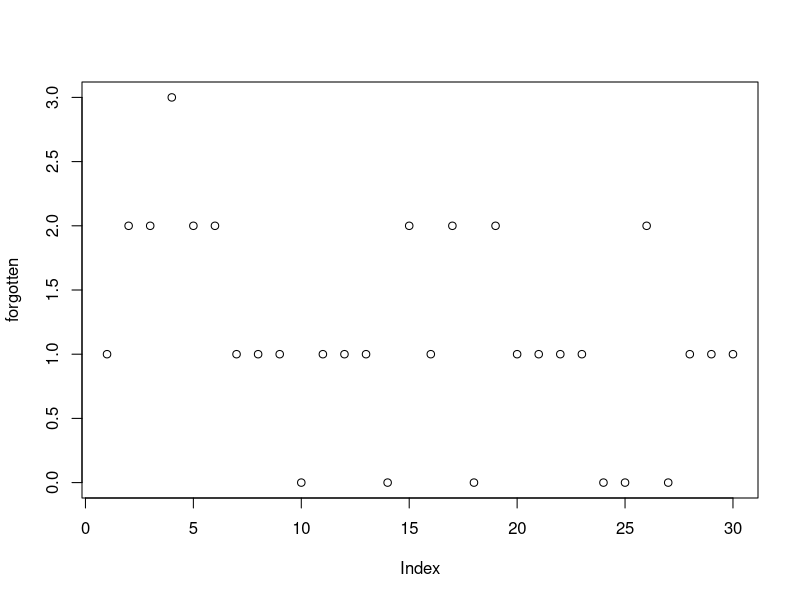
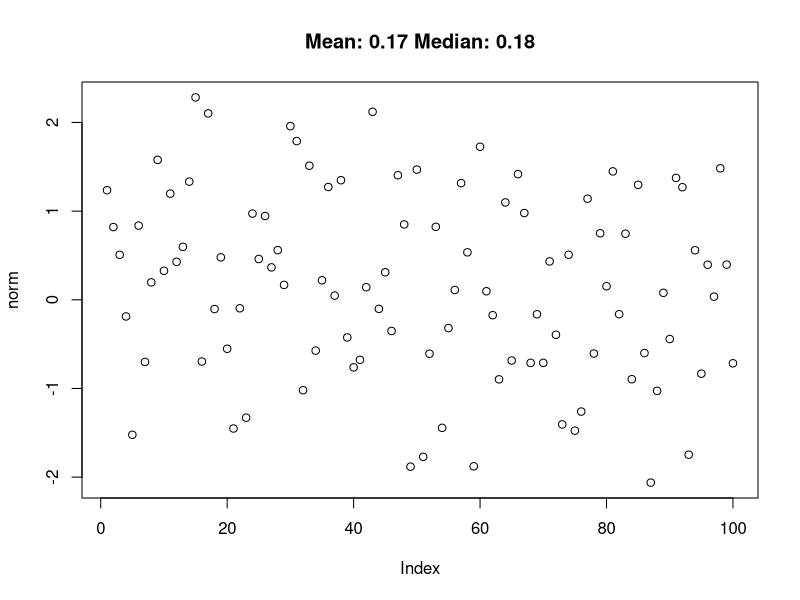
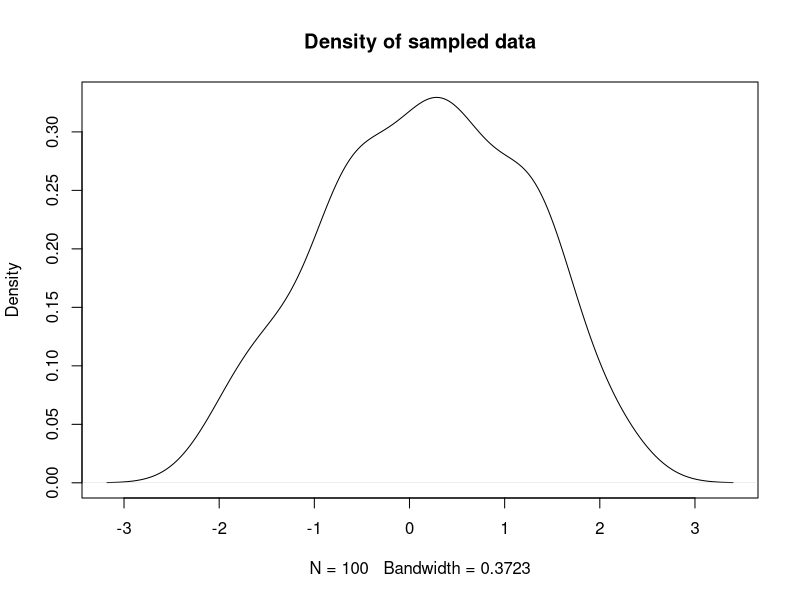
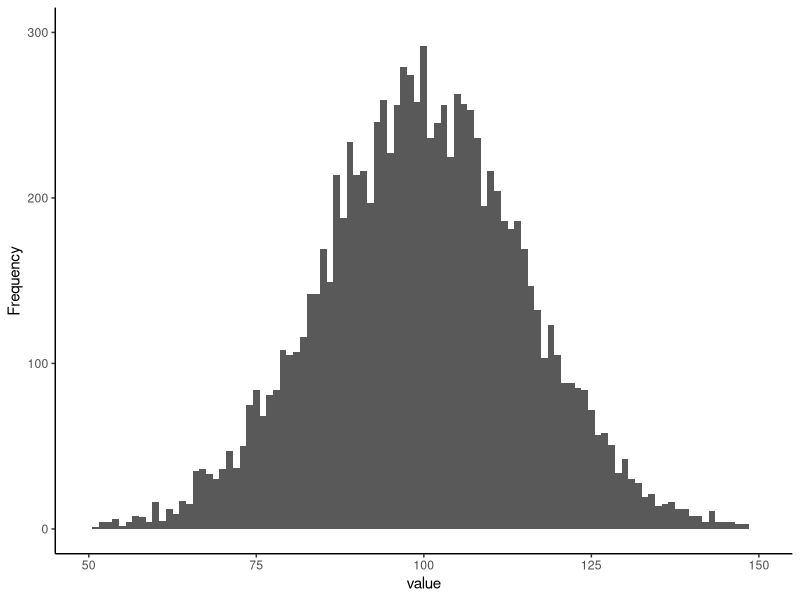
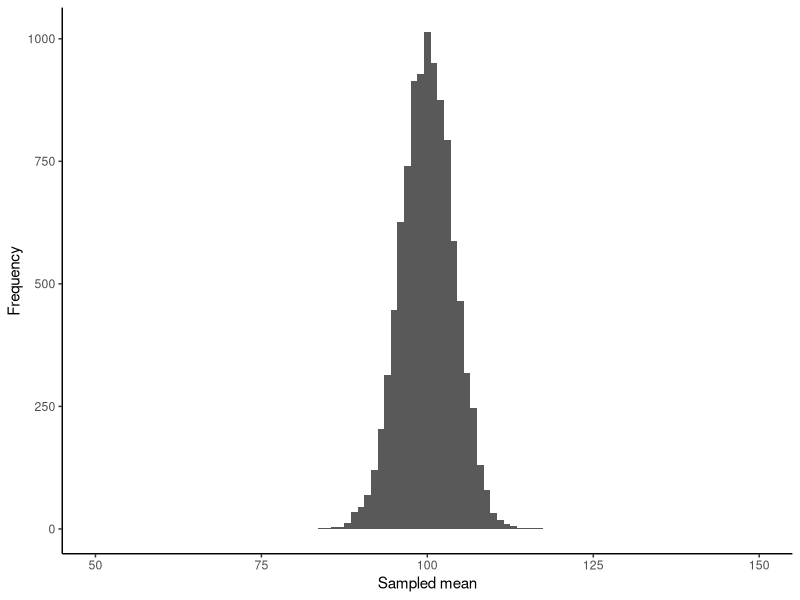

These charts were generated, in order, by the following R code:
## ---- chunk 1
knitr::opts_chunk$set(echo = FALSE)
## ---- chunk 2
library(tidyverse)
library(cowplot)
# library(likelihood)
## ---- chunk 3
forgotten <- rbinom(30, 10,.10)
plot(forgotten)
## ---- chunk 4
### <b>
dens<- dbinom(30, 300, .1)#probability density distribution   
prob <- pbinom(30, 300, .1) #cumulative probability of an event.
quantile<- qbinom(0.54, 300, .1) # takes the probability value and gives a number whose cumulative value matches the probability value
### </b>
round(dens, 3)
round(prob,3)
quantile
## ---- chunk 5
norm <- rnorm(100)
mu<- mean(norm)
median_ <- median(norm)
plot(norm, main=paste("Mean:",round(mu,2), "Median:", round(median_,2) )) 
## ---- chunk 6
dens <-density(norm)
plot(dens, main = "Density of sampled data")
## ---- chunk 7
### <b>
mu <- 100 
sigma <- 15
n_samples <- 10000

simulation <- tibble(sample = 1:n_samples, x = NA)

# Maybe you could use this instead of the for-loop? Should lead to the same tibble
# simulation <- tibble(sample = 1:n_samples, x = rnorm(n = n_samples, mean = mu, sd = sigma))

for(i in 1:n_samples){
  # sample a set of values
  sample_value <- rnorm(n = 1,
                         mean = mu,
                         sd = sigma)
  # save value to data frame
  simulation$x[i] <- sample_value
}
### </b>
## ---- chunk 8
simulation %>%
  ggplot(aes(x = x)) +
  geom_histogram(binwidth = 1) +
  scale_x_continuous(limits = c(50, 150)) +
  xlab("value") +
  ylab("Frequency") +
  ylim(0,300) +
  theme_classic()
## ---- chunk 9

sample_size <- 14 
sample_means <- tibble(sample = 1:n_samples,
                           mean = NA,
                           std_dev = NA)

for(i in 1:n_samples){
  sample_values <- rnorm(n = sample_size <- 14 ,
                         mean = mu,
                         sd = sigma)
  sample_means$mean[i] <- mean(sample_values)
}
## ---- chunk 10
sample_means %>%
  ggplot(aes(mean)) +
  geom_histogram(binwidth = 1) +
 scale_x_continuous(limits = c(50, 150))+
  xlab("Sampled mean") +
  ylab("Frequency") +
  theme_classic()
